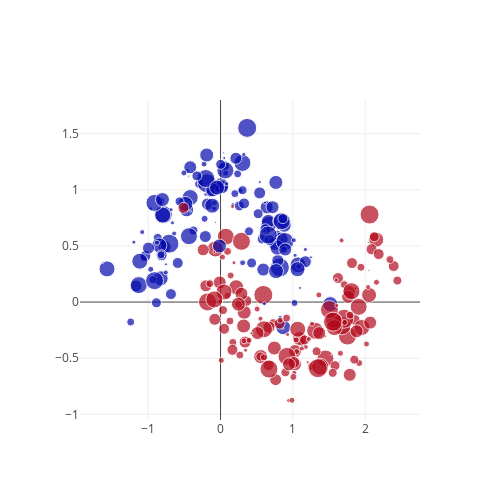

Here is the notebook cell this chart was saved with:
### Code cell
data   = [go.Scatter(x=X[:, 0], y=X[:, 1], mode='markers', 
                     marker=dict(color=y, colorscale='RdBu', size=weights))]
layout = go.Layout(autosize=False, width=500, height=500)
fig = go.Figure(data=data, layout=layout)

iplot(fig)

### Figure 1 — Plotly figure (JSON) as saved in the notebook; plotly's stock layout.template omitted (floating-point values rounded to 4 significant figures; data arrays with more than 128 entries replaced by an {"elided": "..."} marker saying what was removed)
{"data": [{"marker": {"color": {"elided": "300 int values"}, "colorscale": "RdBu", "size": {"elided": "300 int values"}}, "mode": "markers", "type": "scatter", "uid": "1ea3091c-0e2f-11e9-86a8-7e00e4586f01", "x": {"elided": "300 float values"}, "y": {"elided": "300 float values"}}], "layout": {"autosize": false, "height": 500, "width": 500}}
